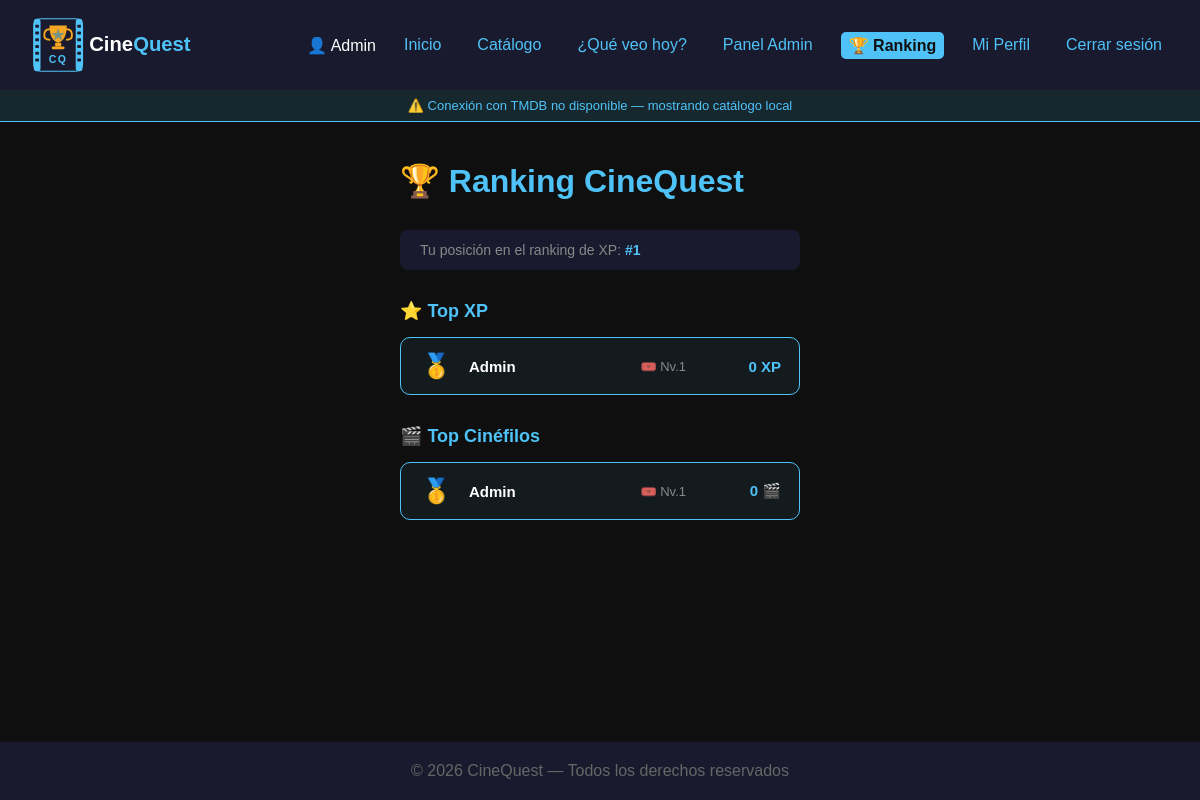
Screenshot of /pages/ranking.php (signed in) with the database file from the repository.
### tables this page shows
CREATE TABLE `usuarios` (
  `id` int(11) NOT NULL,
  `nombre` varchar(100) NOT NULL,
  `email` varchar(150) NOT NULL,
  `password_hash` varchar(255) NOT NULL,
  `avatar` varchar(255) DEFAULT 'default.png',
  `puntos_xp` int(11) DEFAULT 0,
  `fecha_registro` datetime DEFAULT current_timestamp(),
  `rol` enum('usuario','admin') NOT NULL DEFAULT 'usuario',
  `nivel` int(11) DEFAULT 1,
  `cinefilo_semana` int(11) DEFAULT 0,
  `cinefilo_semana_fecha` date DEFAULT NULL
);

### includes/niveles.php (called while the page is built, shortened)
<?php
$NIVELES = [
    1 => ['nombre' => 'Espectador',       'xp_min' => 0,    'xp_max' => 299,  'icono' => '🎟️'],
    2 => ['nombre' => 'Aficionado',       'xp_min' => 300,  'xp_max' => 699,  'icono' => '🎬'],
    3 => ['nombre' => 'Cinéfilo',         'xp_min' => 700,  'xp_max' => 1499, 'icono' => '🎭'],
    4 => ['nombre' => 'Crítico',          'xp_min' => 1500, 'xp_max' => 2999, 'icono' => '🏅'],
    5 => ['nombre' => 'Maestro Cinéfilo', 'xp_min' => 3000, 'xp_max' => 9999, 'icono' => '🏆'],
];
function get_nivel_datos($nivel) {
    global $NIVELES;
    return $NIVELES[$nivel] ?? $NIVELES[1];
}

### pages/ranking.php (the view, shortened to what this page needs)
<?php
require_once '../config/db.php';
require_once '../includes/niveles.php';
$usuario_id = $_SESSION['usuario_id'];
$stmt = $pdo->query('SELECT u.id, u.nombre, u.puntos_xp, u.nivel FROM usuarios u ORDER BY u.puntos_xp DESC LIMIT 10');
$ranking_xp = $stmt->fetchAll();
$stmt = $pdo->query('SELECT u.id, u.nombre, u.nivel, COUNT(hv.id) as peliculas_vistas
                     FROM usuarios u
                     LEFT JOIN historial_visto hv ON hv.usuario_id = u.id
                     GROUP BY u.id
                     ORDER BY peliculas_vistas DESC
                     LIMIT 10');
$ranking_vistas = $stmt->fetchAll();
$stmt = $pdo->prepare('SELECT COUNT(*) + 1 as posicion FROM usuarios WHERE puntos_xp > (SELECT puntos_xp FROM usuarios WHERE id = ?)');
$stmt->execute([$usuario_id]);
$mi_posicion_xp = $stmt->fetch()['posicion'];
include '../includes/header.php';
?>
<main class="ranking-container">
    <h1>🏆 Ranking CineQuest</h1>
    <div class="mi-posicion">
        <span>Tu posición en el ranking de XP: <strong>#<?= $mi_posicion_xp ?></strong></span>
    </div>
    <div class="ranking-grid">
        <div class="ranking-seccion">
            <h2>⭐ Top XP</h2>
            <div class="ranking-lista">
                <?php foreach ($ranking_xp as $i => $u): ?>
                <div class="ranking-item <?= $u['id'] == $usuario_id ? 'yo' : '' ?>">
                    <span class="ranking-pos <?= $i < 3 ? 'top' : '' ?>">
                        <?= $i === 0 ? '🥇' : ($i === 1 ? '🥈' : ($i === 2 ? '🥉' : '#'.($i+1))) ?>
                    </span>
                    <span class="ranking-nombre"><?= htmlspecialchars($u['nombre']) ?></span>
                    <span class="ranking-nivel"><?= get_nivel_datos($u['nivel'])['icono'] ?> Nv.<?= $u['nivel'] ?></span>
                    <span class="ranking-valor"><?= number_format($u['puntos_xp']) ?> XP</span>
                </div>
                <?php endforeach; ?>
            </div>
        </div>
        <div class="ranking-seccion">
            <h2>🎬 Top Cinéfilos</h2>
            <div class="ranking-lista">
                <?php foreach ($ranking_vistas as $i => $u): ?>
                <div class="ranking-item <?= $u['id'] == $usuario_id ? 'yo' : '' ?>">
                    <span class="ranking-pos <?= $i < 3 ? 'top' : '' ?>">
                        <?= $i === 0 ? '🥇' : ($i === 1 ? '🥈' : ($i === 2 ? '🥉' : '#'.($i+1))) ?>
                    </span>
                    <span class="ranking-nombre"><?= htmlspecialchars($u['nombre']) ?></span>
                    <span class="ranking-nivel"><?= get_nivel_datos($u['nivel'])['icono'] ?> Nv.<?= $u['nivel'] ?></span>
                    <span class="ranking-valor"><?= $u['peliculas_vistas'] ?> 🎬</span>
                </div>
                <?php endforeach; ?>
            </div>
        </div>
    </div>
</main>
<?php include '../includes/footer.php'; ?>

### assets/css/style.css (style rules this page uses)
*, *::before, *::after { margin: 0; padding: 0; box-sizing: border-box; }
html { height: 100%; background: #1a1a2e; }
body { font-family: Arial, sans-serif; background: #0f0f0f; color: #ffffff; min-height: 100%; display: flex; flex-direction: column; }
main { flex: 1; padding: 40px; }
.ranking-container { max-width: 1000px; margin: 0 auto; padding: 40px 20px 80px; }
.ranking-container h1 { color: #4fc3f7; margin-bottom: 30px; }
.mi-posicion { background: #1a1a2e; border-radius: 8px; padding: 12px 20px; margin-bottom: 30px; color: #888; font-size: 14px; }
.mi-posicion strong { color: #4fc3f7; }
.ranking-grid { display: grid; grid-template-columns: repeat(auto-fit, minmax(400px, 1fr)); gap: 30px; }
.ranking-seccion h2 { color: #4fc3f7; margin-bottom: 15px; font-size: 18px; }
.ranking-lista { display: flex; flex-direction: column; gap: 8px; }
.ranking-item { display: flex; align-items: center; gap: 15px; background: #1a1a2e; border-radius: 10px; padding: 14px 18px; border: 1px solid #333; transition: border-color 0.2s; }
.ranking-item.yo { border-color: #4fc3f7; background: #4fc3f711; }
.ranking-pos { font-size: 20px; min-width: 35px; text-align: center; color: #888; }
.ranking-pos.top { font-size: 24px; }
.ranking-nombre { flex: 1; font-size: 15px; font-weight: bold; }
.ranking-nivel { color: #888; font-size: 13px; }
.ranking-valor { color: #4fc3f7; font-weight: bold; font-size: 15px; min-width: 80px; text-align: right; }

### rows the page displays
usuarios: nombre "Admin", nivel "🎟️", nivel "1", puntos_xp "0", peliculas_vistas "0"

### other values shown
$_SESSION['nombre'] "Admin"
$mi_posicion_xp "1"
